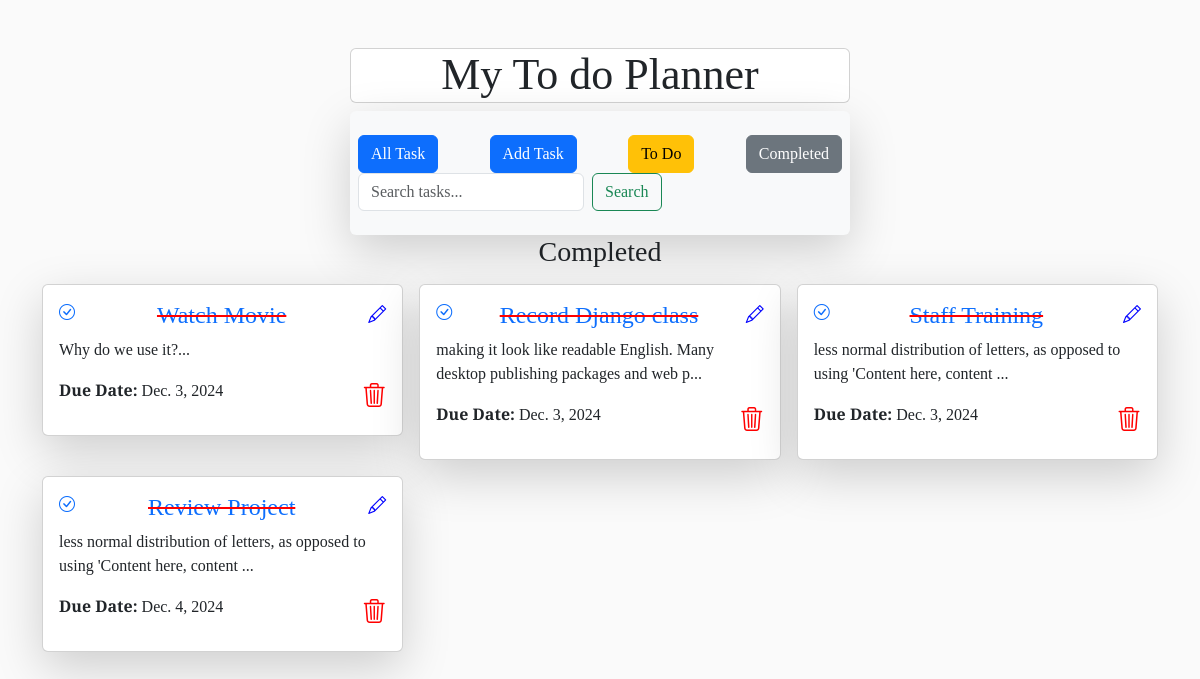
The page /complete/ on the database its author committed.
### Task/models.py (models this page shows, shortened)
class Task(models.Model):
    title = models.CharField(max_length=50)
    description = models.TextField()
    completed = models.BooleanField(default=False)
    date_due = models.DateField()

### Task/views.py (the view)
# urls.py: path('complete/',views.complete,name='complete'),
def complete(request):
    tasks = Task.objects.filter(completed = True).order_by('date_due')
    return render(request,'complete.html',{'tasks':tasks})

### Task/templates/complete.html
{% extends "base.html" %}
{% block content %}
<h3 class="text-center">Completed</h3>
      <div class="container mt-3 ">
        <div class="row g-3">
            {% for task in tasks  %}
                <div class="col-12 col-md-4">
                    <div class="card p-3 shadow-lg">
                       <div class="title d-flex justify-content-between">
                            {% if task.completed %}
                                <a href="{% url 'toggle_complete' task.id %}">
                                <i class="bi bi-check-circle bx-sm text-green-500"></i>
                                </a>
                                <del style="color:red;"><a href="{% url "details" task.id %}"  style="cursor: pointer; text-decoration: none "><h4>{{task.title}}</h4></a> </del>
                            {% else %}
                                <a href="{% url 'toggle_complete' task.id %}">
                                    <i class="bi bi-check-circle bx-sm text-green-500"></i>
                                </a>
                                <a href="{% url "details" task.id %}"  style="cursor: pointer; text-decoration:none; "><h4>{{task.title}}</h4></a>
                            {% endif %}
                            <a href="{% url "update2" task.id %}"><i class="bi bi-pencil" style="font-size:18px; color:blue; cursor: pointer; "></i></a>
                        </div>
                        <p>
                            {{task.description | slice:":80"}}... <br>
                        </p>
                       <div class="footer d-flex justify-content-between">
                        <p><span style="font-weight: bold;">Due Date:</span> {{task.date_due}} <br></p>
                        <a href="{% url "delete" task.id %}"><i class="bi bi-trash3" style="color:#f00; font-size:24px; cursor: pointer;"></i></a>
                       </div>
                    </div>
                </div>
            {% endfor %}
        </div>
      </div>
{% endblock content %}

### Task/templates/base.html (style rules this page uses)
* { padding: 0; margin: 0; box-sizing: border-box; font-family: "Playfair Display", serif; }
body { background:#fafafa; }

### rows shown on the page
Task: title "Watch Movie", description "Why do we use it?", date_due "Dec. 3, 2024"
Task: title "Record Django class", description "making it look like readable English. Many desktop publishing packages and web p", date_due "Dec. 3, 2024"
Task: title "Staff Training", description "less normal distribution of letters, as opposed to using 'Content here, content", date_due "Dec. 3, 2024"
Task: title "Review Project", description "less normal distribution of letters, as opposed to using 'Content here, content", date_due "Dec. 4, 2024"
